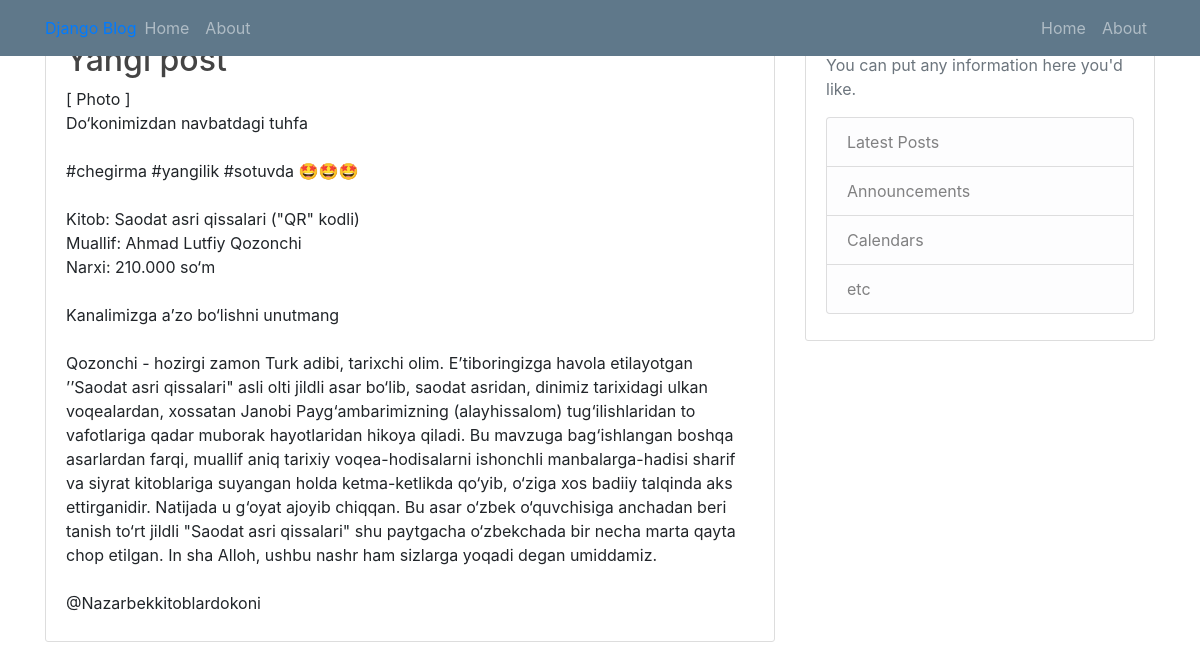
Before: / with the older database file.
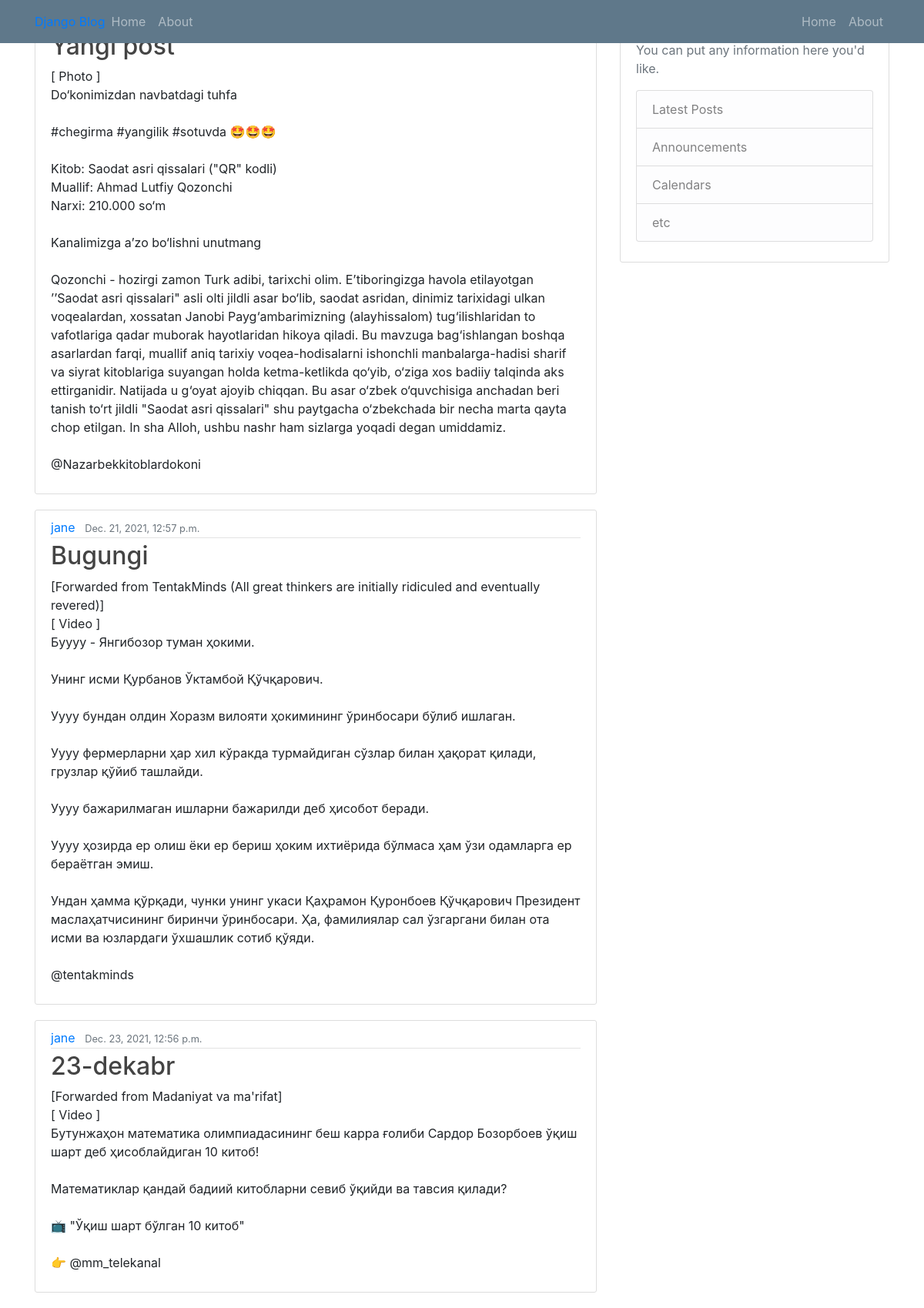
After: the same page with the newer database file.
### blog/models.py (models this page shows, shortened)
class Post(models.Model):
    title =models.CharField(max_length=100)
    content=models.TextField()
    date_posted = models.DateTimeField(default=timezone.now)
    author = models.ForeignKey(User,on_delete=models.CASCADE)

### blog/views.py (the view)
# urls.py: path('',views.home, name='blog-home'),
def home(request):
    context={'posts':Post.objects.all()}
    return render(request, 'blog/home.html', context)

### blog/templates/blog/home.html
{% extends "blog/base.html" %}
{% block content %}
    {% for post in posts %}
        <article class="media content-section">
          <div class="media-body">
            <div class="article-metadata">
              <a class="mr-2" href="#">{{ post.author }}</a>
              <small class="text-muted">{{ post.date_posted }}</small>
            </div>
            <h2><a class="article-title" href="#">{{ post.title }}</a></h2>
            <p class="article-content">{{ post.content }}</p>
          </div>
        </article>
    {% endfor %}
{% endblock content %}

Changed rows visible on the page:
added Post: author "jane", date_posted "Dec. 21, 2021, 12:57 p.m.", title "Bugungi", content "[Forwarded from TentakMinds (All great thinkers are initially ridiculed and eventually revered)] [ Video ] Буууу - Янгибозор туман ҳокими. Унинг исми Қурбанов Ўктамбой Қўчқарович. Уууу бундан олдин Хоразм вилояти ҳокимининг ўринбосари бўлиб ишлаган. Уууу фермерларни ҳар хил кўракда турмайдиган сўзлар билан ҳақорат қилади, грузлар қўйиб ташлайди. Уууу бажарилмаган ишларни бажарилди деб ҳисобот беради. Уууу ҳозирда ер олиш ёки ер бериш ҳоким ихтиёрида бўлмаса ҳам ўзи одамларга ер бераётган эмиш. Ундан ҳамма қўрқади, чунки унинг укаси Қаҳрамон Қуронбоев Қўчқарович Президент маслаҳатчисининг биринчи ўринбосари. Ҳа, фамилиялар сал ўзгаргани билан ота исми ва юзлардаги ўхшашлик сотиб қўяди.…"
added Post: author "jane", date_posted "Dec. 23, 2021, 12:56 p.m.", title "23-dekabr", content "[Forwarded from Madaniyat va ma'rifat] [ Video ] Бутунжаҳон математика олимпиадасининг беш карра ғолиби Сардор Бозорбоев ўқиш шарт деб ҳисоблайдиган 10 китоб! Математиклар қандай бадиий китобларни севиб ўқийди ва тавсия қилади? 📺 \"Ўқиш шарт бўлган 10 китоб\" 👉 @mm_telekanal"
